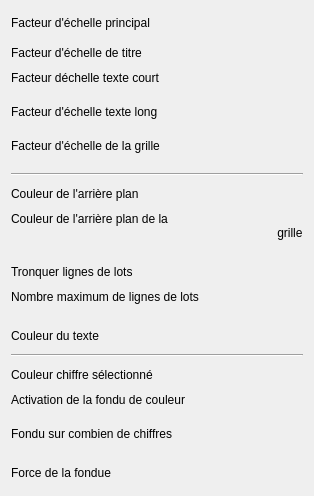
                                                        <widget class="QFrame" name="frameLeft">
                                                            <property name="sizePolicy">
                                                                <sizepolicy hsizetype="Preferred" vsizetype="Preferred">
                                                                    <horstretch>2</horstretch>
                                                                    <verstretch>0</verstretch>
                                                                </sizepolicy>
                                                            </property>
                                                            <property name="frameShape">
                                                                <enum>QFrame::NoFrame</enum>
                                                            </property>
                                                            <property name="frameShadow">
                                                                <enum>QFrame::Raised</enum>
                                                            </property>
                                                            <layout class="QVBoxLayout" name="verticalLayout_3">
                                                                <item>
                                                                    <widget class="QLabel" name="label_4">
                                                                        <property name="sizePolicy">
                                                                            <sizepolicy hsizetype="Preferred"
                                                                                        vsizetype="Fixed">
                                                                                <horstretch>0</horstretch>
                                                                                <verstretch>0</verstretch>
                                                                            </sizepolicy>
                                                                        </property>
                                                                        <property name="minimumSize">
                                                                            <size>
                                                                                <width>0</width>
                                                                                <height>24</height>
                                                                            </size>
                                                                        </property>
                                                                        <property name="text">
                                                                            <string>Facteur d'échelle principal</string>
                                                                        </property>
                                                                    </widget>
                                                                </item>
                                                                <item>
                                                                    <widget class="QLabel" name="label_5">
                                                                        <property name="sizePolicy">
                                                                            <sizepolicy hsizetype="Preferred"
                                                                                        vsizetype="Fixed">
                                                                                <horstretch>0</horstretch>
                                                                                <verstretch>0</verstretch>
                                                                            </sizepolicy>
                                                                        </property>
                                                                        <property name="minimumSize">
                                                                            <size>
                                                                                <width>0</width>
                                                                                <height>24</height>
                                                                            </size>
                                                                        </property>
                                                                        <property name="text">
                                                                            <string>Facteur d'échelle de titre</string>
                                                                        </property>
                                                                    </widget>
                                                                </item>
                                                                <item>
                                                                    <widget class="QLabel" name="label_6">
                                                                        <property name="sizePolicy">
                                                                            <sizepolicy hsizetype="Preferred"
                                                                                        vsizetype="Fixed">
                                                                                <horstretch>0</horstretch>
                                                                                <verstretch>0</verstretch>
                                                                            </sizepolicy>
                                                                        </property>
                                                                        <property name="minimumSize">
                                                                            <size>
                                                                                <width>0</width>
                                                                                <height>24</height>
                                                                            </size>
                                                                        </property>
                                                                        <property name="text">
                                                                            <string>Facteur déchelle texte court
                                                                            </string>
                                                                        </property>
                                                                    </widget>
                                                                </item>
                                                                <item>
                                                                    <widget class="QLabel" name="label_7">
                                                                        <property name="sizePolicy">
                                                                            <sizepolicy hsizetype="Preferred"
                                                                                        vsizetype="Fixed">
                                                                                <horstretch>0</horstretch>
                                                                                <verstretch>0</verstretch>
                                                                            </sizepolicy>
                                                                        </property>
                                                                        <property name="minimumSize">
                                                                            <size>
                                                                                <width>0</width>
                                                                                <height>24</height>
                                                                            </size>
                                                                        </property>
                                                                        <property name="text">
                                                                            <string>Facteur d'échelle texte long
                                                                            </string>
                                                                        </property>
                                                                    </widget>
                                                                </item>
                                                                <item>
                                                                    <widget class="QLabel" name="label_3">
                                                                        <property name="sizePolicy">
                                                                            <sizepolicy hsizetype="Preferred"
                                                                                        vsizetype="Fixed">
                                                                                <horstretch>0</horstretch>
                                                                                <verstretch>0</verstretch>
                                                                            </sizepolicy>
                                                                        </property>
                                                                        <property name="minimumSize">
                                                                            <size>
                                                                                <width>0</width>
                                                                                <height>24</height>
                                                                            </size>
                                                                        </property>
                                                                        <property name="text">
                                                                            <string>Facteur d'échelle de la grille
                                                                            </string>
                                                                        </property>
                                                                    </widget>
                                                                </item>
                                                                <item>
                                                                    <widget class="Line" name="line">
                                                                        <property name="sizePolicy">
                                                                            <sizepolicy hsizetype="Preferred"
                                                                                        vsizetype="Fixed">
                                                                                <horstretch>0</horstretch>
                                                                                <verstretch>0</verstretch>
                                                                            </sizepolicy>
                                                                        </property>
                                                                        <property name="orientation">
                                                                            <enum>Qt::Horizontal</enum>
                                                                        </property>
                                                                    </widget>
                                                                </item>
                                                                <item>
                                                                    <widget class="QLabel" name="label_8">
                                                                        <property name="sizePolicy">
                                                                            <sizepolicy hsizetype="Preferred"
                                                                                        vsizetype="Fixed">
                                                                                <horstretch>0</horstretch>
                                                                                <verstretch>0</verstretch>
                                                                            </sizepolicy>
                                                                        </property>
                                                                        <property name="minimumSize">
                                                                            <size>
                                                                                <width>0</width>
                                                                                <height>24</height>
                                                                            </size>
                                                                        </property>
                                                                        <property name="text">
                                                                            <string>Couleur de l'arrière plan</string>
                                                                        </property>
                                                                    </widget>
                                                                </item>
                                                                <item>
                                                                    <widget class="QLabel" name="label_9">
                                                                        <property name="sizePolicy">
                                                                            <sizepolicy hsizetype="Preferred"
                                                                                        vsizetype="Fixed">
                                                                                <horstretch>0</horstretch>
                                                                                <verstretch>0</verstretch>
                                                                            </sizepolicy>
                                                                        </property>
                                                                        <property name="minimumSize">
                                                                            <size>
                                                                                <width>0</width>
                                                                                <height>24</height>
                                                                            </size>
                                                                        </property>
                                                                        <property name="text">
                                                                            <string>Couleur de l'arrière plan de la
                                                                                grille
                                                                            </string>
                                                                        </property>
                                                                    </widget>
                                                                </item>
                                                                <item>
                                                                    <widget class="QLabel" name="label_15">
                                                                        <property name="sizePolicy">
                                                                            <sizepolicy hsizetype="Preferred"
                                                                                        vsizetype="Fixed">
                                                                                <horstretch>0</horstretch>
                                                                                <verstretch>0</verstretch>
                                                                            </sizepolicy>
                                                                        </property>
                                                                        <property name="minimumSize">
                                                                            <size>
                                                                                <width>0</width>
                                                                                <height>24</height>
                                                                            </size>
                                                                        </property>
                                                                        <property name="text">
                                                                            <string>Tronquer lignes de lots</string>
                                                                        </property>
                                                                    </widget>
                                                                </item>
                                                                <item>
                                                                    <widget class="QLabel" name="label_16">
                                                                        <property name="sizePolicy">
                                                                            <sizepolicy hsizetype="Preferred"
                                                                                        vsizetype="Fixed">
                                                                                <horstretch>0</horstretch>
                                                                                <verstretch>0</verstretch>
                                                                            </sizepolicy>
                                                                        </property>
                                                                        <property name="minimumSize">
                                                                            <size>
                                                                                <width>0</width>
                                                                                <height>24</height>
                                                                            </size>
                                                                        </property>
                                                                        <property name="text">
                                                                            <string>Nombre maximum de lignes de lots
                                                                            </string>
                                                                        </property>
                                                                    </widget>
                                                                </item>
                                                                <item>
                                                                    <widget class="QLabel" name="label_10">
                                                                        <property name="sizePolicy">
                                                                            <sizepolicy hsizetype="Preferred"
                                                                                        vsizetype="Fixed">
                                                                                <horstretch>0</horstretch>
                                                                                <verstretch>0</verstretch>
                                                                            </sizepolicy>
                                                                        </property>
                                                                        <property name="minimumSize">
                                                                            <size>
                                                                                <width>0</width>
                                                                                <height>24</height>
                                                                            </size>
                                                                        </property>
                                                                        <property name="text">
                                                                            <string>Couleur du texte</string>
                                                                        </property>
                                                                    </widget>
                                                                </item>
                                                                <item>
                                                                    <widget class="Line" name="line_3">
                                                                        <property name="sizePolicy">
                                                                            <sizepolicy hsizetype="Preferred"
                                                                                        vsizetype="Fixed">
                                                                                <horstretch>0</horstretch>
                                                                                <verstretch>0</verstretch>
                                                                            </sizepolicy>
                                                                        </property>
                                                                        <property name="orientation">
                                                                            <enum>Qt::Horizontal</enum>
                                                                        </property>
                                                                    </widget>
                                                                </item>
                                                                <item>
                                                                    <widget class="QLabel" name="label_11">
                                                                        <property name="sizePolicy">
                                                                            <sizepolicy hsizetype="Preferred"
                                                                                        vsizetype="Fixed">
                                                                                <horstretch>0</horstretch>
                                                                                <verstretch>0</verstretch>
                                                                            </sizepolicy>
                                                                        </property>
                                                                        <property name="minimumSize">
                                                                            <size>
                                                                                <width>0</width>
                                                                                <height>24</height>
                                                                            </size>
                                                                        </property>
                                                                        <property name="text">
                                                                            <string>Couleur chiffre sélectionné</string>
                                                                        </property>
                                                                    </widget>
                                                                </item>
                                                                <item>
                                                                    <widget class="QLabel" name="label_12">
                                                                        <property name="sizePolicy">
                                                                            <sizepolicy hsizetype="Preferred"
                                                                                        vsizetype="Fixed">
                                                                                <horstretch>0</horstretch>
                                                                                <verstretch>0</verstretch>
                                                                            </sizepolicy>
                                                                        </property>
                                                                        <property name="minimumSize">
                                                                            <size>
                                                                                <width>0</width>
                                                                                <height>24</height>
                                                                            </size>
                                                                        </property>
                                                                        <property name="text">
                                                                            <string>Activation de la fondu de couleur
                                                                            </string>
                                                                        </property>
                                                                    </widget>
                                                                </item>
                                                                <item>
                                                                    <widget class="QLabel" name="label_13">
                                                                        <property name="sizePolicy">
                                                                            <sizepolicy hsizetype="Preferred"
                                                                                        vsizetype="Fixed">
                                                                                <horstretch>0</horstretch>
                                                                                <verstretch>0</verstretch>
                                                                            </sizepolicy>
                                                                        </property>
                                                                        <property name="minimumSize">
                                                                            <size>
                                                                                <width>0</width>
                                                                                <height>24</height>
                                                                            </size>
                                                                        </property>
                                                                        <property name="text">
                                                                            <string>Fondu sur combien de chiffres
                                                                            </string>
                                                                        </property>
                                                                    </widget>
                                                                </item>
                                                                <item>
                                                                    <widget class="QLabel" name="label_14">
                                                                        <property name="sizePolicy">
                                                                            <sizepolicy hsizetype="Preferred"
                                                                                        vsizetype="Fixed">
                                                                                <horstretch>0</horstretch>
                                                                                <verstretch>0</verstretch>
                                                                            </sizepolicy>
                                                                        </property>
                                                                        <property name="minimumSize">
                                                                            <size>
                                                                                <width>0</width>
                                                                                <height>24</height>
                                                                            </size>
                                                                        </property>
                                                                        <property name="text">
                                                                            <string>Force de la fondue</string>
                                                                        </property>
                                                                    </widget>
                                                                </item>
                                                            </layout>
                                                        </widget>
